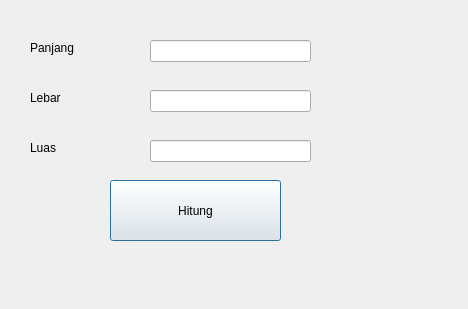
<?xml version="1.0" encoding="UTF-8"?>
<ui version="4.0">
 <class>Dialog</class>
 <widget class="QDialog" name="Dialog">
  <property name="geometry">
   <rect>
    <x>0</x>
    <y>0</y>
    <width>468</width>
    <height>309</height>
   </rect>
  </property>
  <property name="windowTitle">
   <string>Dialog</string>
  </property>
  <widget class="QPushButton" name="pushButton">
   <property name="geometry">
    <rect>
     <x>110</x>
     <y>180</y>
     <width>171</width>
     <height>61</height>
    </rect>
   </property>
   <property name="text">
    <string>Hitung</string>
   </property>
  </widget>
  <widget class="QLabel" name="label">
   <property name="geometry">
    <rect>
     <x>30</x>
     <y>40</y>
     <width>81</width>
     <height>16</height>
    </rect>
   </property>
   <property name="text">
    <string>Panjang</string>
   </property>
  </widget>
  <widget class="QLabel" name="label_2">
   <property name="geometry">
    <rect>
     <x>30</x>
     <y>90</y>
     <width>71</width>
     <height>16</height>
    </rect>
   </property>
   <property name="text">
    <string>Lebar</string>
   </property>
  </widget>
  <widget class="QLineEdit" name="txt">
   <property name="geometry">
    <rect>
     <x>150</x>
     <y>40</y>
     <width>161</width>
     <height>22</height>
    </rect>
   </property>
  </widget>
  <widget class="QLineEdit" name="txt_2">
   <property name="geometry">
    <rect>
     <x>150</x>
     <y>90</y>
     <width>161</width>
     <height>22</height>
    </rect>
   </property>
  </widget>
  <widget class="QLabel" name="label_3">
   <property name="geometry">
    <rect>
     <x>30</x>
     <y>140</y>
     <width>71</width>
     <height>16</height>
    </rect>
   </property>
   <property name="text">
    <string>Luas</string>
   </property>
  </widget>
  <widget class="QLineEdit" name="txt_3">
   <property name="geometry">
    <rect>
     <x>150</x>
     <y>140</y>
     <width>161</width>
     <height>22</height>
    </rect>
   </property>
  </widget>
 </widget>
 <resources/>
 <connections/>
</ui>
